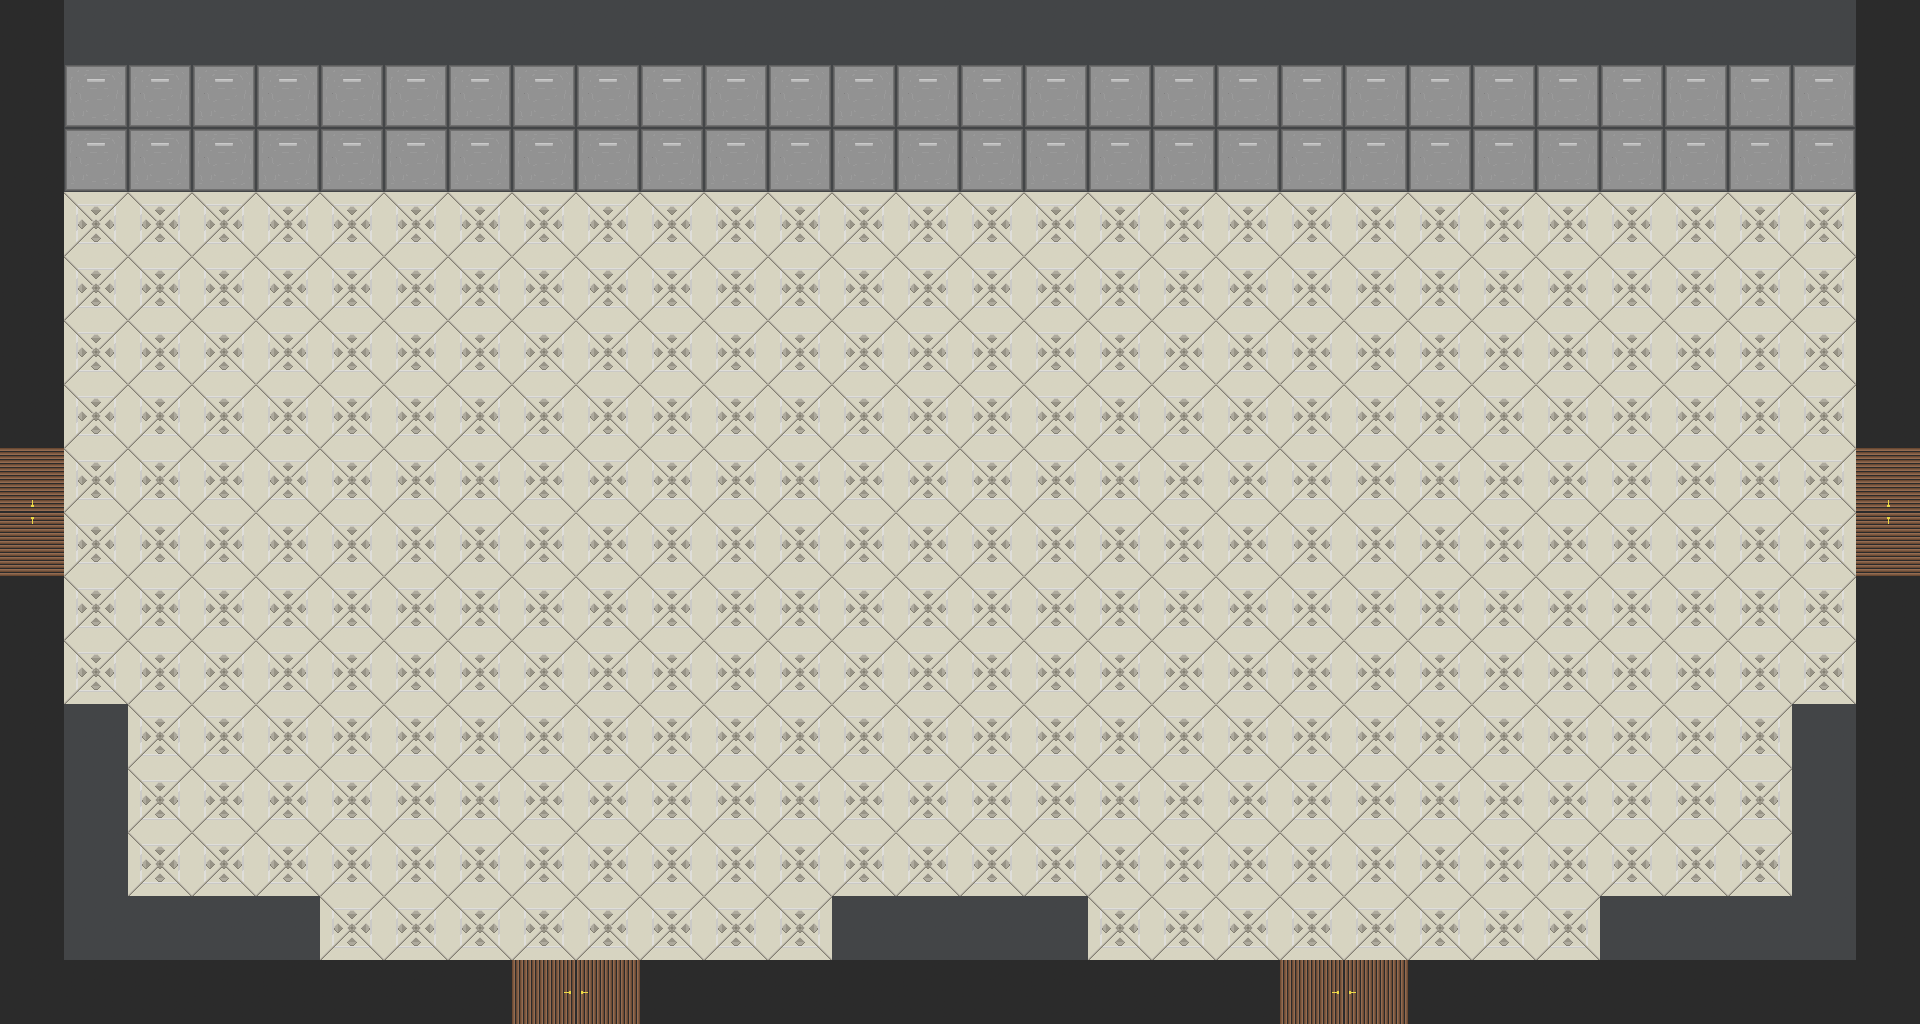

This game map was drawn from its Tiled (.tmx) file and the tilesets committed beside it. A one-line description and the full map source follow:
An orthogonal 30x16 tile map with 64x64 px tiles, 3 tile layers (Tile Layer 1, Walls, Objects) and 31 objects.

<map version="1.10" tiledversion="1.11.2" orientation="orthogonal" renderorder="right-down" width="30" height="16" tilewidth="64" tileheight="64" infinite="0" nextlayerid="7" nextobjectid="35">
 <tileset firstgid="1" source="Demo_map.tsx" />
 <layer id="1" name="Tile Layer 1" width="30" height="16">
  <data encoding="csv">
1,1,1,1,1,1,1,1,1,1,1,1,1,1,1,1,1,1,1,1,1,1,1,1,1,1,1,1,1,1,
1,1,1,1,1,1,1,1,1,1,1,1,1,1,1,1,1,1,1,1,1,1,1,1,1,1,1,1,1,1,
1,1,1,1,1,1,1,1,1,1,1,1,1,1,1,1,1,1,1,1,1,1,1,1,1,1,1,1,1,1,
1,1,1,1,1,1,1,1,1,1,1,1,1,1,1,1,1,1,1,1,1,1,1,1,1,1,1,1,1,1,
1,1,1,1,1,1,1,1,1,1,1,1,1,1,1,1,1,1,1,1,1,1,1,1,1,1,1,1,1,1,
1,1,1,1,1,1,1,1,1,1,1,1,1,1,1,1,1,1,1,1,1,1,1,1,1,1,1,1,1,1,
1,1,1,1,1,1,1,1,1,1,1,1,1,1,1,1,1,1,1,1,1,1,1,1,1,1,1,1,1,1,
1,1,1,1,1,1,1,1,1,1,1,1,1,1,1,1,1,1,1,1,1,1,1,1,1,1,1,1,1,1,
1,1,1,1,1,1,1,1,1,1,1,1,1,1,1,1,1,1,1,1,1,1,1,1,1,1,1,1,1,1,
1,1,1,1,1,1,1,1,1,1,1,1,1,1,1,1,1,1,1,1,1,1,1,1,1,1,1,1,1,1,
1,1,1,1,1,1,1,1,1,1,1,1,1,1,1,1,1,1,1,1,1,1,1,1,1,1,1,1,1,1,
1,1,1,1,1,1,1,1,1,1,1,1,1,1,1,1,1,1,1,1,1,1,1,1,1,1,1,1,1,1,
1,1,1,1,1,1,1,1,1,1,1,1,1,1,1,1,1,1,1,1,1,1,1,1,1,1,1,1,1,1,
1,1,1,1,1,1,1,1,1,1,1,1,1,1,1,1,1,1,1,1,1,1,1,1,1,1,1,1,1,1,
1,1,1,1,1,1,1,1,1,1,1,1,1,1,1,1,1,1,1,1,1,1,1,1,1,1,1,1,1,1,
1,1,1,1,1,1,1,1,1,1,1,1,1,1,1,1,1,1,1,1,1,1,1,1,1,1,1,1,1,1
</data>
 </layer>
 <layer id="2" name="Walls" width="30" height="16">
  <data encoding="csv">
9,34,34,34,34,34,34,34,34,34,34,34,34,34,34,34,34,34,34,34,34,34,34,34,34,34,34,34,34,9,
9,33,33,33,33,33,33,33,33,33,33,33,33,33,33,33,33,33,33,33,33,33,33,33,33,33,33,33,33,9,
9,33,33,33,33,33,33,33,33,33,33,33,33,33,33,33,33,33,33,33,33,33,33,33,33,33,33,33,33,9,
9,0,0,0,0,0,0,0,0,0,0,0,0,0,0,0,0,0,0,0,0,0,0,0,0,0,0,0,0,9,
9,0,0,0,0,0,0,0,0,0,0,0,0,0,0,0,0,0,0,0,0,0,0,0,0,0,0,0,0,9,
9,0,0,0,0,0,0,0,0,0,0,0,0,0,0,0,0,0,0,0,0,0,0,0,0,0,0,0,0,9,
9,0,0,0,0,0,0,0,0,0,0,0,0,0,0,0,0,0,0,0,0,0,0,0,0,0,0,0,0,9,
536870922,0,0,0,0,0,0,0,0,0,0,0,0,0,0,0,0,0,0,0,0,0,0,0,0,0,0,0,0,536870922,
1610612746,0,0,0,0,0,0,0,0,0,0,0,0,0,0,0,0,0,0,0,0,0,0,0,0,0,0,0,0,1610612746,
9,0,0,0,0,0,0,0,0,0,0,0,0,0,0,0,0,0,0,0,0,0,0,0,0,0,0,0,0,9,
9,0,0,0,0,0,0,0,0,0,0,0,0,0,0,0,0,0,0,0,0,0,0,0,0,0,0,0,0,9,
9,34,0,0,0,0,0,0,0,0,0,0,0,0,0,0,0,0,0,0,0,0,0,0,0,0,0,0,34,9,
9,34,0,0,0,0,0,0,0,0,0,0,0,0,0,0,0,0,0,0,0,0,0,0,0,0,0,0,34,9,
9,34,0,0,0,0,0,0,0,0,0,0,0,0,0,0,0,0,0,0,0,0,0,0,0,0,0,0,34,9,
9,34,34,34,34,0,0,0,0,0,0,0,0,34,34,34,34,0,0,0,0,0,0,0,0,34,34,34,34,9,
9,9,9,9,9,9,9,9,10,2147483658,9,9,9,9,9,9,9,9,9,9,10,2147483658,9,9,9,9,9,9,9,9
</data>
 </layer>
 <objectgroup id="4" name="Collisions">
  <object id="1" x="0" y="0" width="64" height="448" />
  <object id="2" x="0" y="576" width="64" height="448" />
  <object id="3" x="64" y="960" width="448" height="64" />
  <object id="4" x="640" y="960" width="640" height="64" />
  <object id="5" x="1408" y="960" width="448" height="64" />
  <object id="6" x="1856" y="576" width="64" height="448" />
  <object id="7" x="1856" y="0" width="64" height="448" />
  <object id="8" x="64" y="128" width="1792" height="64" />
  <object id="9" x="0" y="448" width="64" height="128" />
  <object id="10" x="512" y="960" width="128" height="64" />
  <object id="11" x="1280" y="960" width="128" height="64" />
  <object id="12" x="1856" y="448" width="64" height="128" />
  <object id="13" x="1600" y="896" width="256" height="64" />
  <object id="14" x="1792" y="704" width="64" height="192" />
  <object id="15" x="832" y="896" width="256" height="64" />
  <object id="16" x="64" y="704" width="64" height="256" />
  <object id="17" x="128" y="896" width="192" height="64" />
 </objectgroup>
 <objectgroup id="5" name="Interactions">
  <object id="18" x="0" y="448" width="64" height="128">
   <properties>
    <property name="Name" value="DoorLobby" />
    <property name="TargetMap" value="Lobby" />
    <property name="TargetSpawn" value="SpawnFromMainHall" />
   </properties>
  </object>
  <object id="19" x="64" y="128" width="1792" height="64">
   <properties>
    <property name="Name" value="FileCabinet" />
   </properties>
  </object>
  <object id="20" x="64" y="704" width="64" height="256">
   <properties>
    <property name="Name" value="FileCabinet" />
   </properties>
  </object>
  <object id="21" x="128" y="896" width="192" height="64">
   <properties>
    <property name="Name" value="FileCabinet" />
   </properties>
  </object>
  <object id="22" x="832" y="896" width="256" height="64">
   <properties>
    <property name="Name" value="FileCabinet" />
   </properties>
  </object>
  <object id="23" x="1600" y="896" width="192" height="64">
   <properties>
    <property name="Name" value="FileCabinet" />
   </properties>
  </object>
  <object id="24" x="1792" y="704" width="64" height="192">
   <properties>
    <property name="Name" value="FileCabinet" />
   </properties>
  </object>
  <object id="26" x="1856" y="448" width="64" height="128">
   <properties>
    <property name="Name" value="DoorItemRoom" />
    <property name="TargetMap" value="ItemRoom" />
    <property name="TargetSpawn" value="SpawnFromMainHall" />
   </properties>
  </object>
  <object id="27" x="512" y="960" width="128" height="64">
   <properties>
    <property name="Name" value="DoorPuzzle" />
    <property name="TargetMap" value="Puzzle" />
    <property name="TargetSpawn" value="SpawnFromMainHall" />
   </properties>
  </object>
  <object id="30" x="1280" y="960" width="128" height="64">
   <properties>
    <property name="Name" value="DoorBossRoom" />
    <property name="TargetMap" value="BossRoom" />
    <property name="TargetSpawn" value="SpawnFromMainHall" />
   </properties>
  </object>
 </objectgroup>
 <objectgroup id="6" name="Spawns">
  <object id="31" x="128" y="512">
   <properties>
    <property name="Name" value="SpawnFromLobby" />
   </properties>
   <point />
  </object>
  <object id="32" x="576" y="832">
   <properties>
    <property name="Name" value="SpawnFromPuzzle" />
   </properties>
   <point />
  </object>
  <object id="33" x="1344" y="832">
   <properties>
    <property name="Name" value="SpawnFromBossRoom" />
   </properties>
   <point />
  </object>
  <object id="34" x="1792" y="512">
   <properties>
    <property name="Name" value="SpawnFromItemRoom" />
   </properties>
   <point />
  </object>
 </objectgroup>
 <layer id="3" name="Objects" width="30" height="16">
  <data encoding="csv">
0,0,0,0,0,0,0,0,0,0,0,0,0,0,0,0,0,0,0,0,0,0,0,0,0,0,0,0,0,0,
0,0,0,0,0,0,0,0,0,0,0,0,0,0,0,0,0,0,0,0,0,0,0,0,0,0,0,0,0,0,
0,0,0,0,0,0,0,0,0,0,0,0,0,0,0,0,0,0,0,0,0,0,0,0,0,0,0,0,0,0,
0,0,0,0,0,0,0,0,0,0,0,0,0,0,0,0,0,0,0,0,0,0,0,0,0,0,0,0,0,0,
0,0,0,0,0,0,0,0,0,0,0,0,0,0,0,0,0,0,0,0,0,0,0,0,0,0,0,0,0,0,
0,0,0,0,0,0,0,0,0,0,0,0,0,0,0,0,0,0,0,0,0,0,0,0,0,0,0,0,0,0,
0,0,0,0,0,0,0,0,0,0,0,0,0,0,0,0,0,0,0,0,0,0,0,0,0,0,0,0,0,0,
0,0,0,0,0,0,0,0,0,0,0,0,0,0,0,0,0,0,0,0,0,0,0,0,0,0,0,0,0,0,
0,0,0,0,0,0,0,0,0,0,0,0,0,0,0,0,0,0,0,0,0,0,0,0,0,0,0,0,0,0,
0,0,0,0,0,0,0,0,0,0,0,0,0,0,0,0,0,0,0,0,0,0,0,0,0,0,0,0,0,0,
0,0,0,0,0,0,0,0,0,0,0,0,0,0,0,0,0,0,0,0,0,0,0,0,0,0,0,0,0,0,
0,0,0,0,0,0,0,0,0,0,0,0,0,0,0,0,0,0,0,0,0,0,0,0,0,0,0,0,0,0,
0,0,0,0,0,0,0,0,0,0,0,0,0,0,0,0,0,0,0,0,0,0,0,0,0,0,0,0,0,0,
0,0,0,0,0,0,0,0,0,0,0,0,0,0,0,0,0,0,0,0,0,0,0,0,0,0,0,0,0,0,
0,0,0,0,0,0,0,0,0,0,0,0,0,0,0,0,0,0,0,0,0,0,0,0,0,0,0,0,0,0,
0,0,0,0,0,0,0,0,0,0,0,0,0,0,0,0,0,0,0,0,0,0,0,0,0,0,0,0,0,0
</data>
 </layer>
</map>